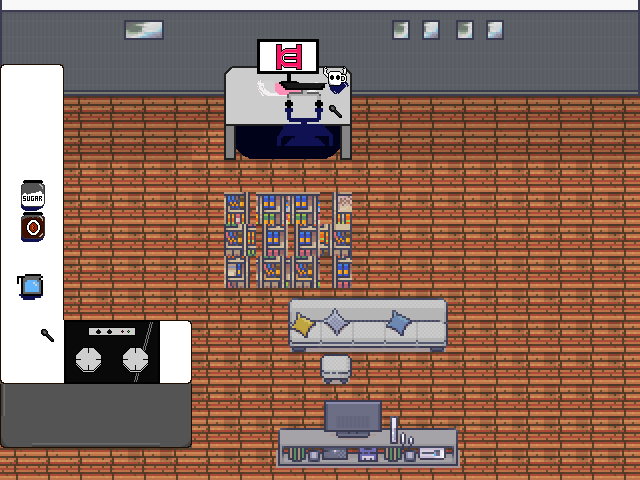

Tiled map render using the project's own tile images. Description and the whole map definition, tile-layer contents included, below:
An orthogonal 20x15 tile map with 32x32 px tiles, 4 tile layers (parede_chao, moveis, objetos_Myd, outros_objetos), 5 tilesets.

<map version="1.10" tiledversion="1.10.2" orientation="orthogonal" renderorder="right-down" width="20" height="15" tilewidth="32" tileheight="32" infinite="0" nextlayerid="5" nextobjectid="1">
 <tileset firstgid="1" source="../joguin-portfolio/src/maps/tileset_Room_Builder_32x32.tsx" />
 <tileset firstgid="8285" source="14_Basement_32x32.tsx" />
 <tileset firstgid="9079" source="../joguin-portfolio/src/maps/tileset_5_Classroom_and_library_32x32.tsx" />
 <tileset firstgid="9623" source="elementos_sala_Myd.tsx" />
 <tileset firstgid="9693" source="blocos_Myd.tsx" />
 <layer id="1" name="parede_chao" width="20" height="15">
  <data encoding="csv">
3428,3429,3429,3429,3429,3429,3429,3429,3429,3429,3429,3429,3429,3429,3429,3429,3429,3429,3429,3430,
3425,3426,3426,3426,3426,3426,3426,3426,3426,3426,3426,3426,3426,3426,3426,3426,3426,3426,3426,3427,
3497,3498,3498,3498,3498,3498,3498,3498,3498,3498,3498,3498,3498,3498,3498,3498,3498,3498,3498,3499,
1717,1717,1717,1717,1717,1717,1717,1717,1717,1717,1717,1717,1717,1717,1717,1717,1717,1717,1717,1717,
1717,1717,1717,1717,1717,1717,1641,1717,1717,1717,1717,1717,1717,1717,1717,1717,1717,1717,1717,1717,
1641,1641,1641,1641,1641,1641,1641,1641,1641,1641,1641,1641,1641,1641,1641,1641,1641,1641,1641,1641,
1715,1715,1641,1641,1641,1641,1641,1641,1641,1641,1641,1641,1641,1641,1641,1641,1641,1641,1641,1641,
1715,1715,1641,1641,1641,1641,1641,1641,1641,1641,1641,1641,1641,1641,1641,1641,1641,1641,1641,1641,
1715,1715,1641,1641,1641,1641,1641,1641,1641,1641,1641,1641,1641,1641,1641,1641,1641,1641,1641,1641,
1715,1715,1641,1641,1641,1641,1641,1641,1641,1641,1641,1641,1641,1641,1641,1641,1641,1641,1641,1641,
1715,1715,0,1641,1641,1641,1641,1641,1641,1641,1641,1641,1641,1641,1641,1641,1641,1641,1641,1641,
1715,1715,1641,1641,1641,1641,1641,1641,1641,1641,1641,1641,1641,1641,1641,1641,1641,1641,1641,1641,
0,0,0,0,0,0,1641,1641,1641,1641,1641,1641,1641,1641,1641,1641,1641,1641,1641,1641,
1715,1715,1641,1641,0,0,1716,1641,1641,1641,1641,1641,1641,1641,1641,1641,1641,1641,1641,1641,
1716,1716,1716,1716,1641,1641,1716,1641,1641,1641,1641,1641,1641,1641,1641,1641,1641,1641,1641,1641
</data>
 </layer>
 <layer id="2" name="moveis" width="20" height="15">
  <data encoding="csv">
0,0,0,0,0,0,0,0,0,0,0,0,0,0,0,0,0,0,0,0,
0,0,0,0,0,0,0,0,0,0,0,0,0,0,0,0,0,0,0,0,
9693,9694,0,0,0,0,0,9623,9624,9625,9626,0,0,0,0,0,0,0,0,0,
9701,9697,0,0,0,0,0,9637,9638,9639,9640,0,0,0,0,0,0,0,0,0,
9701,9697,0,0,0,0,0,9644,9645,9646,9647,0,0,0,0,0,0,0,0,0,
9701,9697,0,0,0,0,0,0,0,0,0,0,0,0,0,0,0,0,0,0,
9701,9697,0,0,0,0,0,9517,9519,9519,9518,0,0,0,0,0,0,0,0,0,
9701,9697,0,0,0,0,0,9531,9530,9530,9532,0,0,0,0,0,0,0,0,0,
9701,9697,0,0,0,0,0,9533,9535,9535,9534,0,0,0,0,0,0,0,0,0,
9701,9697,0,0,0,0,0,0,0,8291,8292,8292,8292,8293,0,0,0,0,0,0,
9701,9695,0,0,0,9694,0,0,0,8307,8308,8308,8308,8309,0,0,0,0,0,0,
9698,9702,0,0,0,9699,0,0,0,0,8325,0,0,0,0,0,0,0,0,0,
9716,9710,9710,9710,9710,9715,0,0,0,0,0,0,0,0,0,0,0,0,0,0,
9713,9717,9717,9717,9717,9714,0,0,8725,8791,8791,8791,8791,8791,8726,0,0,0,0,0,
0,0,0,0,0,0,0,0,8741,8807,8807,8807,8807,8807,8742,0,0,0,0,0
</data>
 </layer>
 <layer id="3" name="objetos_Myd" width="20" height="15">
  <data encoding="csv">
0,0,0,9009,9010,9011,0,0,0,0,0,0,9012,9013,9012,9013,0,0,0,0,
0,0,0,9025,9026,9027,0,0,9635,9636,0,0,9028,9029,9028,9029,0,0,0,0,
0,0,0,0,0,0,0,0,9642,9643,9664,0,0,0,0,0,0,0,0,0,
0,0,0,0,0,0,0,0,0,0,9657,0,0,0,0,0,0,0,0,0,
0,0,0,0,0,0,0,0,0,0,0,0,0,0,0,0,0,0,0,0,
0,0,0,0,0,0,0,0,0,0,0,0,0,0,8335,0,0,0,0,0,
0,0,0,0,0,0,0,0,0,0,0,0,8782,0,8784,0,0,0,0,0,
0,0,0,0,0,0,0,0,0,0,0,0,8798,8799,8800,0,0,0,0,0,
9662,9663,0,0,0,0,0,0,0,0,0,0,0,0,0,0,0,0,0,0,
9669,9670,0,0,0,0,0,0,0,8297,8329,0,8298,0,0,0,0,0,0,0,
0,9657,9676,9677,9678,0,0,0,0,8313,8345,0,8314,0,0,0,0,0,0,0,
0,0,9683,9684,9685,0,0,0,0,0,0,0,0,0,0,0,0,0,0,0,
0,0,0,0,0,0,0,0,0,0,8793,8794,0,0,0,0,0,0,0,0,
0,0,0,0,0,0,0,0,0,0,8809,8810,9042,0,0,0,0,0,0,0,
0,0,0,0,0,0,0,0,0,9076,9077,9078,9076,9023,0,0,0,0,0,0
</data>
 </layer>
 <layer id="4" name="outros_objetos" width="20" height="15" offsetx="-15" offsety="19">
  <data encoding="csv">
0,0,0,0,0,0,0,0,0,0,0,0,0,0,0,0,0,0,0,0,
0,0,0,0,0,0,0,0,0,0,0,0,0,0,0,0,0,0,0,0,
0,0,0,0,0,0,0,0,9665,9666,9667,0,0,0,0,0,0,0,0,0,
0,0,0,0,0,0,0,0,9672,9673,9674,0,0,0,0,0,0,0,0,0,
0,0,0,0,0,0,0,0,9679,9680,9681,0,0,0,0,0,0,0,0,0,
0,9692,0,0,0,0,0,0,0,0,0,0,0,0,0,0,0,0,0,0,
0,9691,0,0,0,0,0,0,0,0,0,0,0,0,0,0,0,0,0,0,
0,0,0,0,0,0,0,0,0,0,0,0,0,0,0,0,0,0,0,0,
0,0,0,0,0,0,0,0,0,0,0,0,0,0,0,0,0,0,0,0,
0,0,0,0,0,0,0,0,0,0,0,0,0,0,0,0,0,0,0,0,
0,0,0,0,0,0,0,0,0,0,0,0,0,0,0,0,0,0,0,0,
0,0,0,0,0,0,0,0,0,0,0,0,0,0,0,0,0,0,0,0,
0,0,0,0,0,0,0,0,0,0,0,0,0,0,0,0,0,0,0,0,
0,0,0,0,0,0,0,0,0,0,0,0,0,0,0,0,0,0,0,0,
0,0,0,0,0,0,0,0,0,0,0,0,0,0,0,0,0,0,0,0
</data>
 </layer>
</map>
